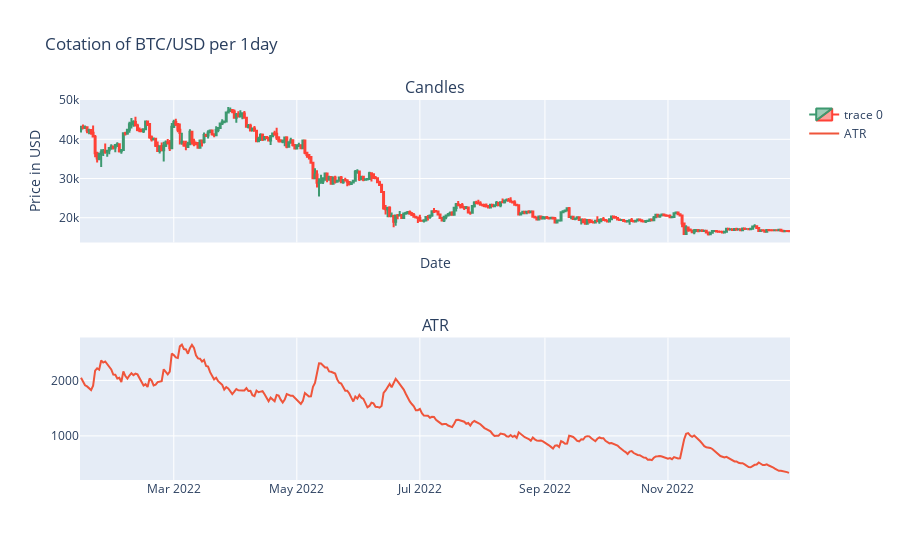

Notebook source saved alongside this figure:
### Markdown cell above
#### ATR Indicator :

### Code cell
indicator = 'ATR'
visualize_with_indicator(final_data, symbol, interval, indicator)

### Figure 1 — Plotly figure (JSON) as saved in the notebook; plotly's stock layout.template omitted (floating-point values rounded to 4 significant figures; data arrays with more than 128 entries replaced by an {"elided": "..."} marker saying what was removed)
{"data": [{"close": {"elided": "352 float values"}, "high": {"elided": "352 float values"}, "low": {"elided": "352 float values"}, "open": {"elided": "352 float values"}, "type": "candlestick", "x": {"elided": "352 str values"}, "xaxis": "x", "yaxis": "y"}, {"mode": "lines", "name": "ATR", "type": "scatter", "x": {"elided": "352 str values"}, "xaxis": "x2", "y": {"elided": "352 float values"}, "yaxis": "y2"}], "layout": {"annotations": [{"font": {"size": 16}, "showarrow": false, "text": "Candles", "x": 0.5, "xanchor": "center", "xref": "paper", "y": 1, "yanchor": "bottom", "yref": "paper"}, {"font": {"size": 16}, "showarrow": false, "text": "ATR", "x": 0.5, "xanchor": "center", "xref": "paper", "y": 0.375, "yanchor": "bottom", "yref": "paper"}], "title": {"text": "Cotation of BTC/USD per 1day"}, "xaxis": {"anchor": "y", "domain": [0, 1], "matches": "x2", "rangeslider": {"visible": false}, "showticklabels": false, "title": {"text": "Date"}}, "xaxis2": {"anchor": "y2", "domain": [0, 1]}, "yaxis": {"anchor": "x", "domain": [0.625, 1], "title": {"text": "Price in USD"}}, "yaxis2": {"anchor": "x2", "domain": [0, 0.375]}}}
